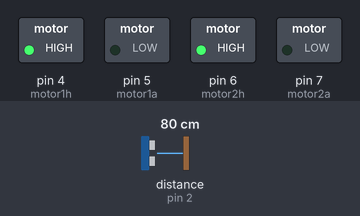
Recording of a sketch running on a simulated Arduino Uno, built with avr-gcc and run on an emulated ATmega328P. Shown: switched loads named in the sketch (green lamp = pin HIGH). Wiring (inferred from the names in the program): ultrasonic range finder: trigger pin 3; echo pin 2. Dashed ring = blinking. The test bench sets the inputs (shaded band); at power-on: distance to the obstacle (sensor on pin 2) 80 cm. The echo pulse lasts 58.3 µs per cm; pins used as bus, display or sensor lines are not drawn.

Above: at 1.3 s.
1.4 s: distance to the obstacle (sensor on pin 2) set to 12 cm
2.9 s: distance to the obstacle (sensor on pin 2) set to 9 cm
At 3.4 s:
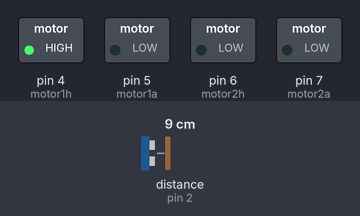
At 3.9 s:
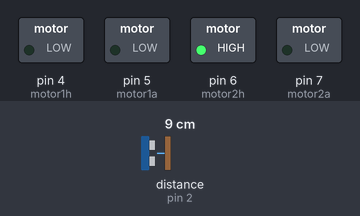
5.9 s: distance to the obstacle (sensor on pin 2) set to 18 cm
At 6.3 s:
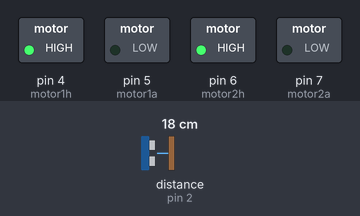
Timing chart, 0 to 8.9 s (numbered marks = the images above; inputs shaded):
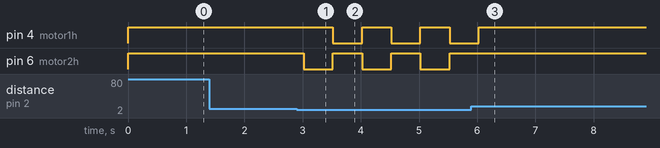

Measured:
- the behaviour switches between 11 and 10 cm on distance to the obstacle (sensor on pin 2) (found by bisection; images 0 and 1)
- after the input at 1.4 s, every drawn part: stays the same
- after the input at 2.9 s, pin 4 (motor1h): alternates HIGH for 0.50 s and LOW for 0.50 s, starting after 0.62 s; pin 6 (motor2h): alternates HIGH for 0.50 s and LOW for 0.50 s, starting after 0.12 s
- after the input at 5.9 s, pin 4 (motor1h): goes on until 6.0 s, then stays HIGH; pin 6 (motor2h): stops changing and stays HIGH

The sketch:

carrinho2.ino
```cpp
#define trig 3
#define echo 2
#define motor1h 4
#define motor1a 5
#define motor2h 6
#define motor2a 7


bool M1 = LOW;
bool bMotor1h = LOW;
bool bMotor1a = LOW;
bool bMotor2h = LOW;
bool bMotor2a = LOW;
bool Girando = LOW;


void setup() {
  Serial.begin(9600);
  pinMode(trig, OUTPUT);
  pinMode(echo, INPUT);

  pinMode(motor1h, OUTPUT);
  pinMode(motor1a, OUTPUT);
  pinMode(motor2h, OUTPUT);
  pinMode(motor2a, OUTPUT);
}

void loop() {

  digitalWrite(trig, HIGH);
  delayMicroseconds(10);
  digitalWrite(trig, LOW);

  long duration = pulseIn(echo, HIGH);
  float distance = duration * 0.034 / 2;

  if ((distance < 10) && M1 == LOW) {
    direita();

  } else if ((distance < 10) && M1 == HIGH) {

     esquerda();

  } else if (distance > 10) {

    frente();
  }


else if (distance <5){
  re();
}

  digitalWrite(motor1h, bMotor1h);
  digitalWrite(motor1a, bMotor1a);
  digitalWrite(motor2h, bMotor2h);
  digitalWrite(motor2a, bMotor2a);

  if (Girando) {
    delay(500);

  } else {

    delay(500);
  }
  }
void frente(){
    bMotor1h = HIGH;
    bMotor1a = LOW;
    bMotor2h = HIGH;
    bMotor2a = LOW;

    Girando = LOW;

}

    void direita(){
    bMotor1h = HIGH;
    bMotor1a = LOW;
    bMotor2h = LOW;
    bMotor2a = LOW;
    M1 = HIGH;
    Girando = HIGH;
}

void esquerda(){
    bMotor1h = LOW;
    bMotor1a = LOW;
    bMotor2h = HIGH;
    bMotor2a = LOW;
    M1 = LOW;

    Girando = HIGH;
}
void re(){
  bMotor1h = LOW;
    bMotor1a = HIGH;
    bMotor2h = LOW;
    bMotor2a = HIGH;

    Girando = LOW;
}
```
